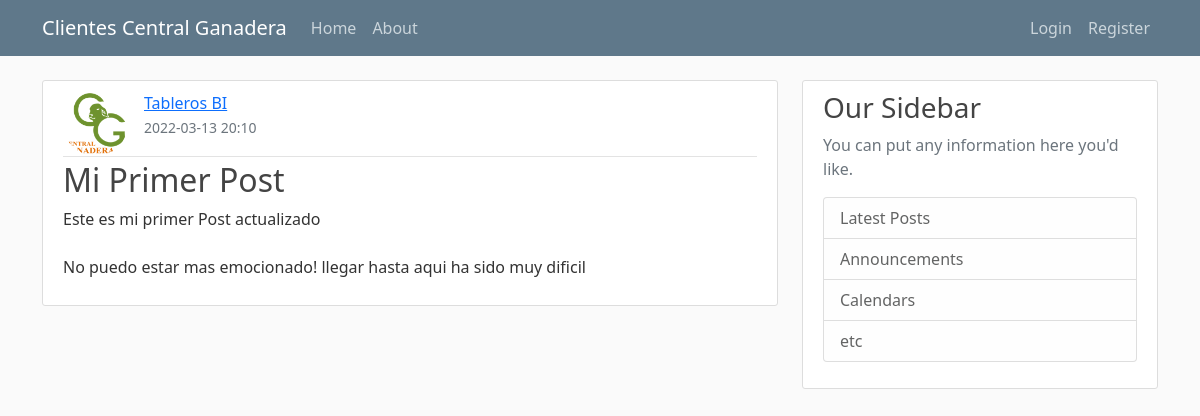
/post/1, run on the app's committed database.
### blogcg/models.py (models this page shows, shortened)
class User(db.Model,UserMixin):
    id=db.Column(db.Integer, primary_key=True)
    username=db.Column(db.String(20),unique=True,nullable=False)
    email=db.Column(db.String(120),unique=True,nullable=False)
    image_file=db.Column(db.String(20),unique=False,default='default.jpg')
    password=db.Column(db.String(60),nullable=False)
    posts=db.relationship('Post', backref='author',lazy=True)

class Post(db.Model):
   id=db.Column(db.Integer, primary_key=True)
   title=db.Column(db.String(100),nullable=False)
   date_posted=db.Column(db.DateTime,nullable=False,default=datetime.utcnow())
   content=db.Column(db.Text,nullable=False)
   user_id=db.Column(db.Integer,db.ForeignKey('user.id'),nullable=False)

### blogcg/posts/routes.py (the view)
@posts.route("/post/<int:post_id>")
def post(post_id):
    post=Post.query.get_or_404(post_id)
    return render_template('post.html', title=post.title, post=post)

### blogcg/templates/post.html (shortened to what this page needs)
{% extends "layout.html" %}
{% block content %}
    <article class="media content-section">
        <img class="rounded-circle article-img float-start" src="{{ url_for('static', filename='profile_pics/' + post.author.image_file) }}">
       <div class="media-body">
          <div class="article-metadata">
                <a class="mr-2" href="#">{{ post.author.username }}</a></br>
                <small class="text-muted">{{ post.date_posted.strftime('%Y-%m-%d %H:%M') }}</small></br>
          </div>
          <h2 class="article-title">{{ post.title }}</h2>
          <p class="article-content">{{ post.content }}</p>
        </div>
    </article>
{% endblock content %}

### blogcg/static/main.css (style rules this page uses)
body { background: #fafafa; color: #333333; margin-top: 5rem; }
h1, h2, h3, h4, h5, h6 { color: #444444; }
.content-section { background: #ffffff; padding: 10px 20px; border: 1px solid #dddddd; border-radius: 3px; margin-bottom: 20px; }
.article-title { color: #444444; }
.article-content { white-space: pre-line; }
.article-img { height: 65px; width: 65px; margin-right: 16px; }
.article-metadata { padding-bottom: 1px; margin-bottom: 4px; border-bottom: 1px solid #e3e3e3 }

### data on the page
User: image_file (picture), author.username "Tableros BI"
Post: date_posted "2022-03-13 20:10", title "Mi Primer Post", content "Este es mi primer Post actualizado No puedo estar mas emocionado! llegar hasta aqui ha sido muy dificil"
